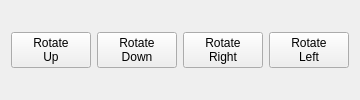
         <widget class="QWidget" name="tab_15">
          <attribute name="title">
           <string>Rotate</string>
          </attribute>
          <layout class="QHBoxLayout" name="horizontalLayout_3">
           <item>
            <widget class="QPushButton" name="view_rotate_up_pb">
             <property name="minimumSize">
              <size>
               <width>0</width>
               <height>0</height>
              </size>
             </property>
             <property name="text">
              <string>Rotate
Up</string>
             </property>
            </widget>
           </item>
           <item>
            <widget class="QPushButton" name="view_rotate_down_pb">
             <property name="minimumSize">
              <size>
               <width>0</width>
               <height>0</height>
              </size>
             </property>
             <property name="text">
              <string>Rotate
Down</string>
             </property>
            </widget>
           </item>
           <item>
            <widget class="QPushButton" name="view_rotate_right_pb">
             <property name="text">
              <string>Rotate
Right</string>
             </property>
            </widget>
           </item>
           <item>
            <widget class="QPushButton" name="view_rotate_left_pb">
             <property name="text">
              <string>Rotate
Left</string>
             </property>
            </widget>
           </item>
          </layout>
         </widget>
